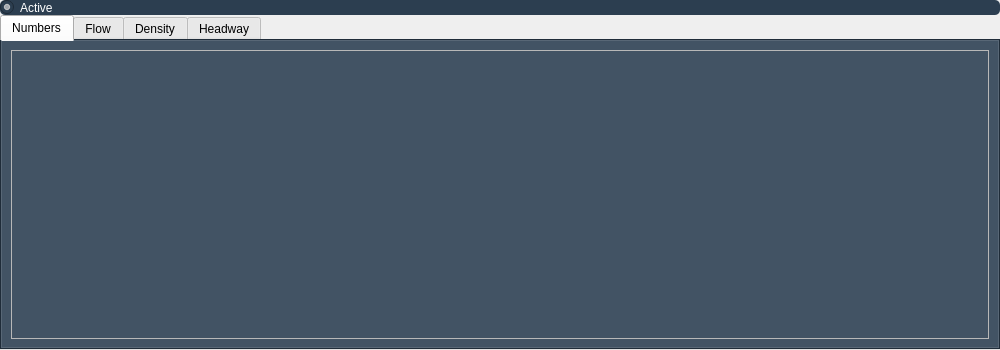
<?xml version="1.0" encoding="UTF-8"?>
<ui version="4.0">
 <class>DataWidget</class>
 <widget class="QWidget" name="DataWidget">
  <property name="geometry">
   <rect>
    <x>0</x>
    <y>0</y>
    <width>1000</width>
    <height>350</height>
   </rect>
  </property>
  <property name="windowTitle">
   <string>Form</string>
  </property>
  <property name="styleSheet">
   <string notr="true">QTabWidget{
background-color: rgb(44, 62, 80);
}
QRadioButton{
font: 12pt &quot;Segoe UI Light&quot;;
color: rgb(255, 255, 255);
background-color: rgb(44, 62, 80);
border-radius:5px;
}
</string>
  </property>
  <layout class="QVBoxLayout" name="verticalLayout">
   <property name="spacing">
    <number>0</number>
   </property>
   <property name="leftMargin">
    <number>0</number>
   </property>
   <property name="topMargin">
    <number>0</number>
   </property>
   <property name="rightMargin">
    <number>0</number>
   </property>
   <property name="bottomMargin">
    <number>0</number>
   </property>
   <item>
    <widget class="QRadioButton" name="m_show_hide">
     <property name="sizePolicy">
      <sizepolicy hsizetype="Preferred" vsizetype="Fixed">
       <horstretch>0</horstretch>
       <verstretch>0</verstretch>
      </sizepolicy>
     </property>
     <property name="text">
      <string>Active</string>
     </property>
     <property name="checked">
      <bool>true</bool>
     </property>
    </widget>
   </item>
   <item>
    <widget class="QTabWidget" name="m_data_widget">
     <property name="enabled">
      <bool>true</bool>
     </property>
     <property name="sizePolicy">
      <sizepolicy hsizetype="Preferred" vsizetype="Preferred">
       <horstretch>0</horstretch>
       <verstretch>0</verstretch>
      </sizepolicy>
     </property>
     <property name="baseSize">
      <size>
       <width>800</width>
       <height>450</height>
      </size>
     </property>
     <property name="currentIndex">
      <number>0</number>
     </property>
     <widget class="QWidget" name="tab_4">
      <attribute name="title">
       <string>Numbers</string>
      </attribute>
      <layout class="QVBoxLayout" name="verticalLayout_3">
       <item>
        <widget class="QFrame" name="frame_2">
         <property name="frameShape">
          <enum>QFrame::StyledPanel</enum>
         </property>
         <property name="frameShadow">
          <enum>QFrame::Raised</enum>
         </property>
         <layout class="QHBoxLayout" name="horizontalLayout_2">
          <item>
           <widget class="QCustomPlot" name="m_number_widget_1" native="true"/>
          </item>
          <item>
           <widget class="QCustomPlot" name="m_number_widget_2" native="true"/>
          </item>
          <item>
           <widget class="QCustomPlot" name="m_number_widget_3" native="true"/>
          </item>
          <item>
           <widget class="QCustomPlot" name="m_number_widget_4" native="true"/>
          </item>
         </layout>
        </widget>
       </item>
      </layout>
     </widget>
     <widget class="QWidget" name="tab_2">
      <attribute name="title">
       <string>Flow</string>
      </attribute>
      <layout class="QVBoxLayout" name="verticalLayout_4">
       <item>
        <widget class="QFrame" name="frame_3">
         <property name="frameShape">
          <enum>QFrame::StyledPanel</enum>
         </property>
         <property name="frameShadow">
          <enum>QFrame::Raised</enum>
         </property>
         <layout class="QHBoxLayout" name="horizontalLayout_3">
          <item>
           <widget class="QCustomPlot" name="m_flow_widget_1" native="true"/>
          </item>
          <item>
           <widget class="QCustomPlot" name="m_flow_widget_2" native="true"/>
          </item>
          <item>
           <widget class="QCustomPlot" name="m_flow_widget_3" native="true"/>
          </item>
          <item>
           <widget class="QCustomPlot" name="m_flow_widget_4" native="true"/>
          </item>
         </layout>
        </widget>
       </item>
      </layout>
     </widget>
     <widget class="QWidget" name="tab">
      <attribute name="title">
       <string>Density</string>
      </attribute>
      <layout class="QVBoxLayout" name="verticalLayout_5">
       <item>
        <widget class="QFrame" name="frame_4">
         <property name="frameShape">
          <enum>QFrame::StyledPanel</enum>
         </property>
         <property name="frameShadow">
          <enum>QFrame::Raised</enum>
         </property>
         <layout class="QHBoxLayout" name="horizontalLayout_4">
          <item>
           <widget class="QCustomPlot" name="m_density_widget_1" native="true"/>
          </item>
          <item>
           <widget class="QCustomPlot" name="m_density_widget_2" native="true"/>
          </item>
          <item>
           <widget class="QCustomPlot" name="m_density_widget_3" native="true"/>
          </item>
          <item>
           <widget class="QCustomPlot" name="m_density_widget_4" native="true"/>
          </item>
         </layout>
        </widget>
       </item>
      </layout>
     </widget>
     <widget class="QWidget" name="tab_3">
      <attribute name="title">
       <string>Headway</string>
      </attribute>
      <layout class="QVBoxLayout" name="verticalLayout_6">
       <item>
        <widget class="QFrame" name="frame_5">
         <property name="frameShape">
          <enum>QFrame::StyledPanel</enum>
         </property>
         <property name="frameShadow">
          <enum>QFrame::Raised</enum>
         </property>
         <layout class="QHBoxLayout" name="horizontalLayout_5">
          <item>
           <widget class="QCustomPlot" name="m_headway_widget_1" native="true"/>
          </item>
          <item>
           <widget class="QCustomPlot" name="m_headway_widget_2" native="true"/>
          </item>
          <item>
           <widget class="QCustomPlot" name="m_headway_widget_3" native="true"/>
          </item>
          <item>
           <widget class="QCustomPlot" name="m_headway_widget_4" native="true"/>
          </item>
         </layout>
        </widget>
       </item>
      </layout>
     </widget>
    </widget>
   </item>
  </layout>
 </widget>
 <customwidgets>
  <customwidget>
   <class>QCustomPlot</class>
   <extends>QWidget</extends>
   <header>qcustomplot.h</header>
   <container>1</container>
  </customwidget>
 </customwidgets>
 <resources/>
 <connections/>
</ui>
